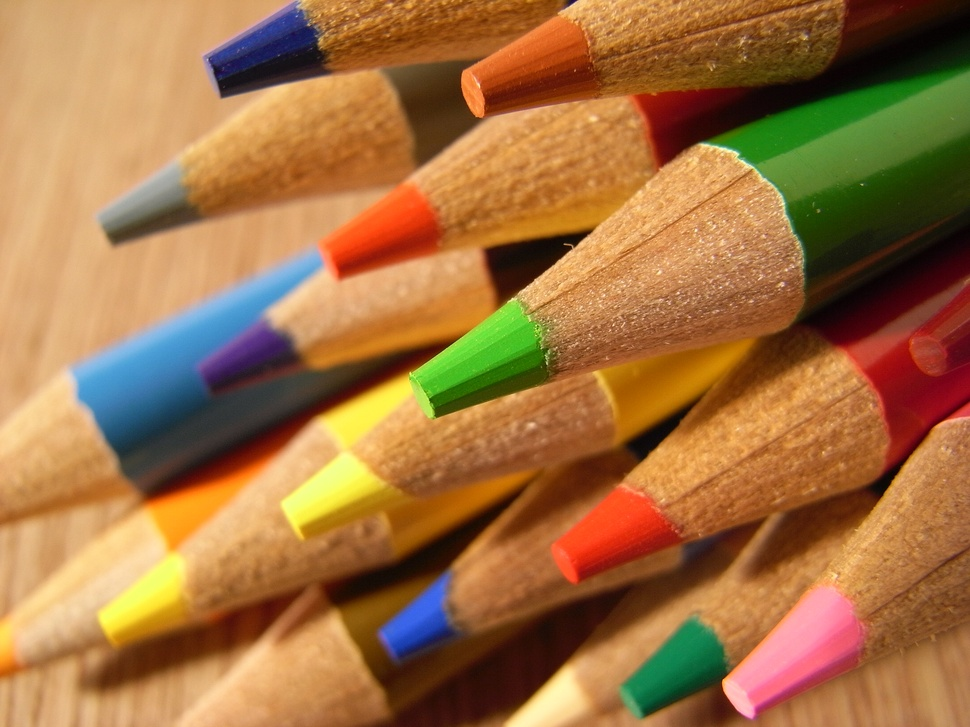
#> input picture sample.jpg, 970 x 727 px, shrunk from 3264 x 2448 before the run
$ python demo.py
#> lines starting #> are read from the running program, lines starting #| are printed output that depends on the picture
### K_HoughLine/__init__.py
import sys
import math
import cv2 as cv
import numpy as np

# HoughLines() and HoughLinesP() to detect lines in an image.
# Doc:
# - https://docs.opencv.org/master/d9/db0/tutorial_hough_lines.html

# HoughLines(): https://docs.opencv.org/master/dd/d1a/group__imgproc__feature.html#ga46b4e588934f6c8dfd509cc6e0e4545a
# HoughLinesP(): https://docs.opencv.org/master/dd/d1a/group__imgproc__feature.html#ga8618180a5948286384e3b7ca02f6feeb

def houghProb(img) :
	return cv.HoughLinesP(img, 1, np.pi / 180, 50, None, 50, 10)


# 	lines	=	cv.HoughLines(	image, rho, theta, threshold[, lines[, srn[, stn[, min_theta[, max_theta]]]]]	)
# 	lines	=	cv.HoughLinesP(	image, rho, theta, threshold[, lines[, minLineLength[, maxLineGap]]]	)

# Parameters
# image				8-bit, single-channel binary source image. The image may be modified by the function.

# lines				Output vector of lines.

# rho				Distance resolution of the accumulator in pixels.

# theta				Angle resolution of the accumulator in radians.

# threshold			Accumulator threshold parameter. Only those lines are returned that get enough votes .

# srn				For the multi-scale Hough transform, it is a divisor for the distance resolution rho . The coarse 					  accumulator distance resolution is rho and the accurate accumulator resolution is rho/srn . If 						both srn=0 and stn=0 , the classical Hough transform is used. Otherwise, both these parameters 						should be positive.

# stn				For the multi-scale Hough transform, it is a divisor for the distance resolution theta.

# min_theta	        For standard and multi-scale Hough transform, minimum angle to check for lines. Must fall between 					  0 and max_theta.

# max_theta			For standard and multi-scale Hough transform, maximum angle to check for lines. Must fall between 					  min_theta and CV_PI.

def hough(img) : # return lines
    return cv.HoughLines(img, 1, np.pi / 180, 150, None, 0, 0)


### K_HoughLine/demo.py
import sys
import math
import cv2 as cv
import numpy as np
import __init__ as app


def demo(src):
    # Detect the edges
    dst = cv.Canny(src, 50, 200, None, 3)
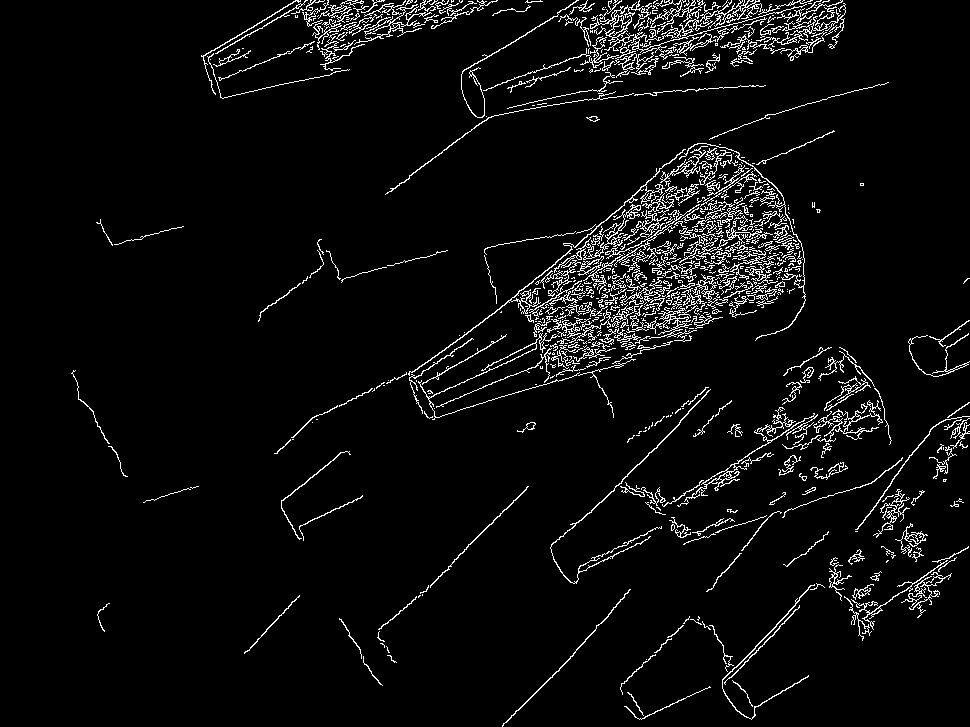
#> dst: shape (727, 970); 4.8% white in thin lines or dots
#> src is the input picture: shape (727, 970, 3); mean B, G, R 66.1, 113.7, 161

    # Copy edges to the images that will display the results in BGR
    cdst = cv.cvtColor(dst, cv.COLOR_GRAY2BGR)
#> cdst: shape (727, 970, 3); 4.8% white in thin lines or dots
    cdstP = np.copy(cdst)

    lines = app.hough(dst)
#> lines = 93 rows, first 8: [600, 0.785], [543, 0.942], [545, 1.17], [513, 1.12], [557, 0.873], [21, 1.55], [2, 1.59], [718, 0.785]

    # [14 lines of commented-out code are left out]

    linesP = app.houghProb(dst)
#> linesP = 368 rows, first 6: [658, 313, 803, 252], [529, 320, 712, 137], [482, 370, 544, 337], [647, 13, 844, 13], [494, 313, 646, 186], [527, 316, 736, 180]
    if linesP is not None:
        for i in range(0, len(linesP)):
            l = linesP[i][0]
            cv.line(cdstP, (l[0], l[1]), (l[2], l[3]), (0,0,255), 3, cv.LINE_AA)
#> this loop made 368 passes
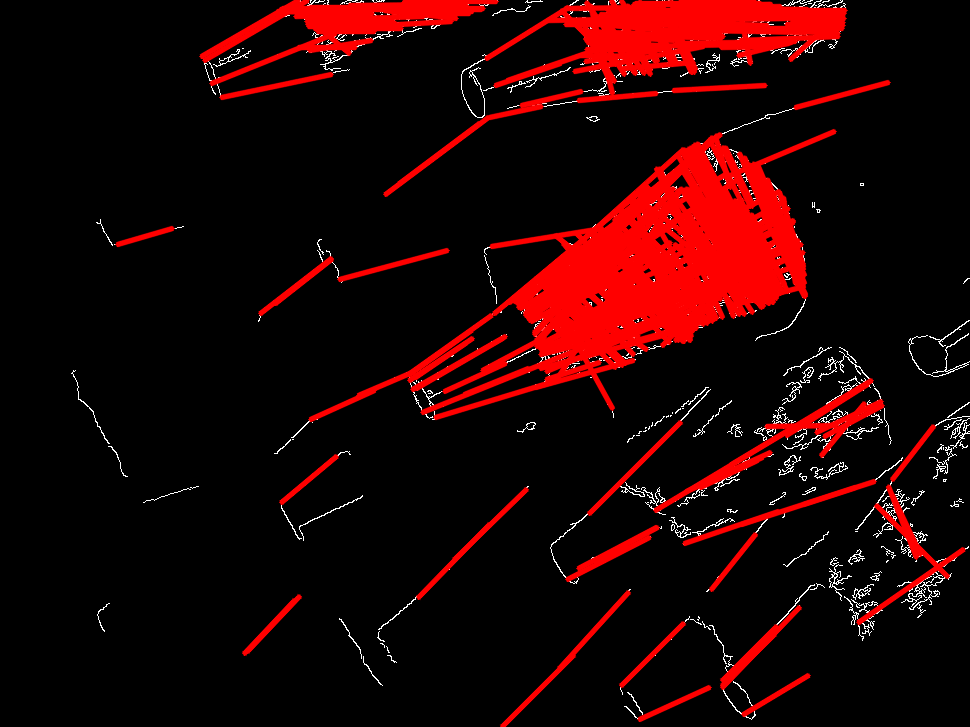
#> cdstP: shape (727, 970, 3); mean B, G, R 3.2, 3.2, 34.2

    cv.imshow("Source", src)
    cv.imshow("Detected Lines (in red) - Standard Hough Line Transform", cdst)
    cv.imshow("Detected Lines (in red) - Probabilistic Line Transform", cdstP)

    cv.waitKey()
    return 0

demo(cv.imread('../sample.jpg'))
